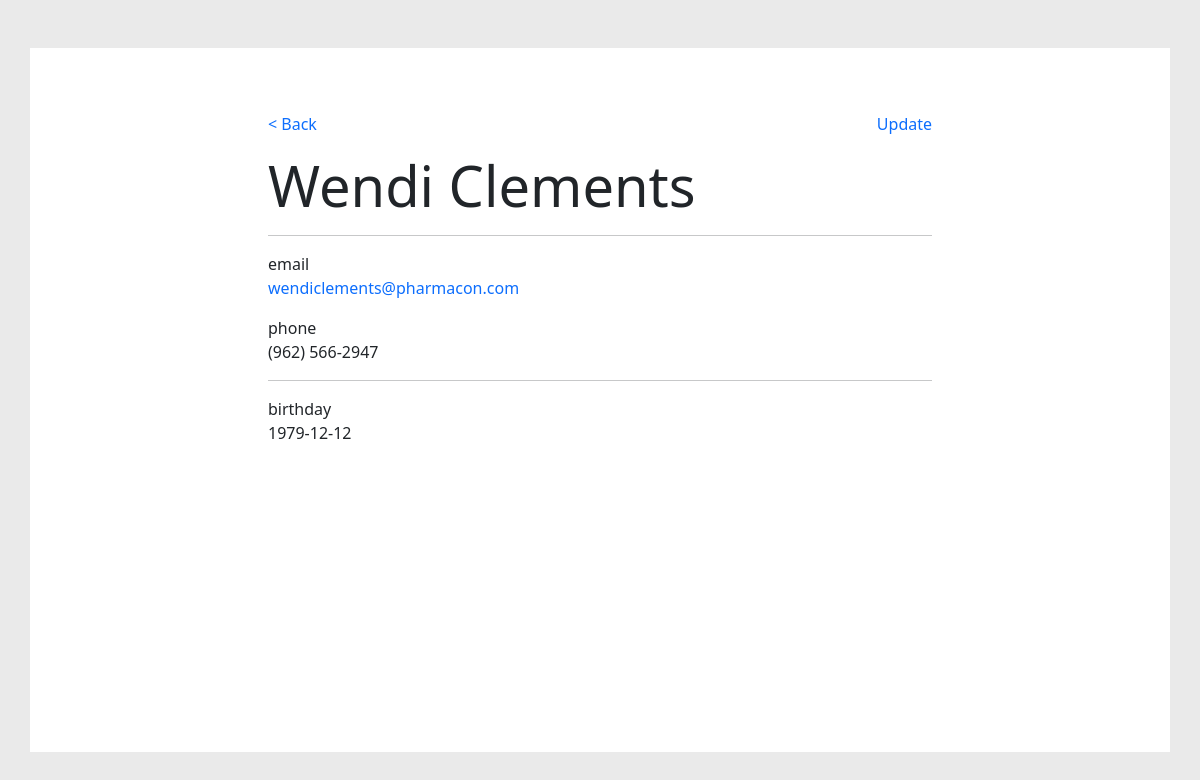
The page /contact.php?id=1 on the database its author committed.
### tables this page shows
CREATE TABLE contacts (
  id BIGINT PRIMARY KEY AUTO_INCREMENT,
  first_name VARCHAR(50) NOT NULL,
  last_name VARCHAR(100) NOT NULL,
  email VARCHAR(255) NOT NULL UNIQUE,
  phone BIGINT,
  birthday DATE
);

### functions.php (called while the page is built, shortened)
<?php
  require "db.php";
  function formatPhone ($phone) {
    $area_code = substr($phone, 0, 3);
    $prefix = substr($phone, 3, 3);
    $line_number = substr($phone, 6, 4);
    return "({$area_code}) {$prefix}-{$line_number}";
  }
  function getContact ($id) {
    global $db;
    $sql = "SELECT * FROM contacts WHERE id = :id";
    $result = $db->prepare($sql);
    $result->execute([':id' => $id]);
    $contact = $result->fetch();
    return $contact;
  }

### contact.php (the view)
<?php
  require "functions.php";
  if (isset($_GET['id'])) {
    $contact = getContact($_GET['id']);
  }
  else {
    header("Location: index.php");
  }
?>
<!DOCTYPE html>
<html lang="en">
<?php require "head.php"; ?>
<body>
  <main id="app" class="container my-5 bg-white">
    <div class="row justify-content-center">
      <div class="col-8 p-5">
        <?php require "header.php"; ?>
        <section class="row">
          <div class="col-12">
            <h1 class="display-4 mb-3"><?php echo "{$contact['first_name']} {$contact['last_name']}" ?></h1>
            <hr>
            <p>email<br>
              <a href="mailto:john.smith@email.com"  class="text-decoration-none"><?php echo $contact['email']; ?></a>
            </p>
            <p>phone<br>
              <?php echo formatPhone($contact['phone']); ?>
            </p>
            <hr>
            <p>birthday<br>
              <?php echo $contact['birthday']; ?>
            </p>
          </div>
        </section>
      </div>
    </div>
  </main>
</body>
</html>

### head.php (style rules this page uses)
html, body { height: 100%; margin: 0; background-color: #eaeaea; }
main { min-height: calc(100% - 6rem); }

### rows shown on the page
contacts: first_name "Wendi", last_name "Clements", email "wendiclements@pharmacon.com", phone "(962) 566-2947", birthday "1979-12-12"
